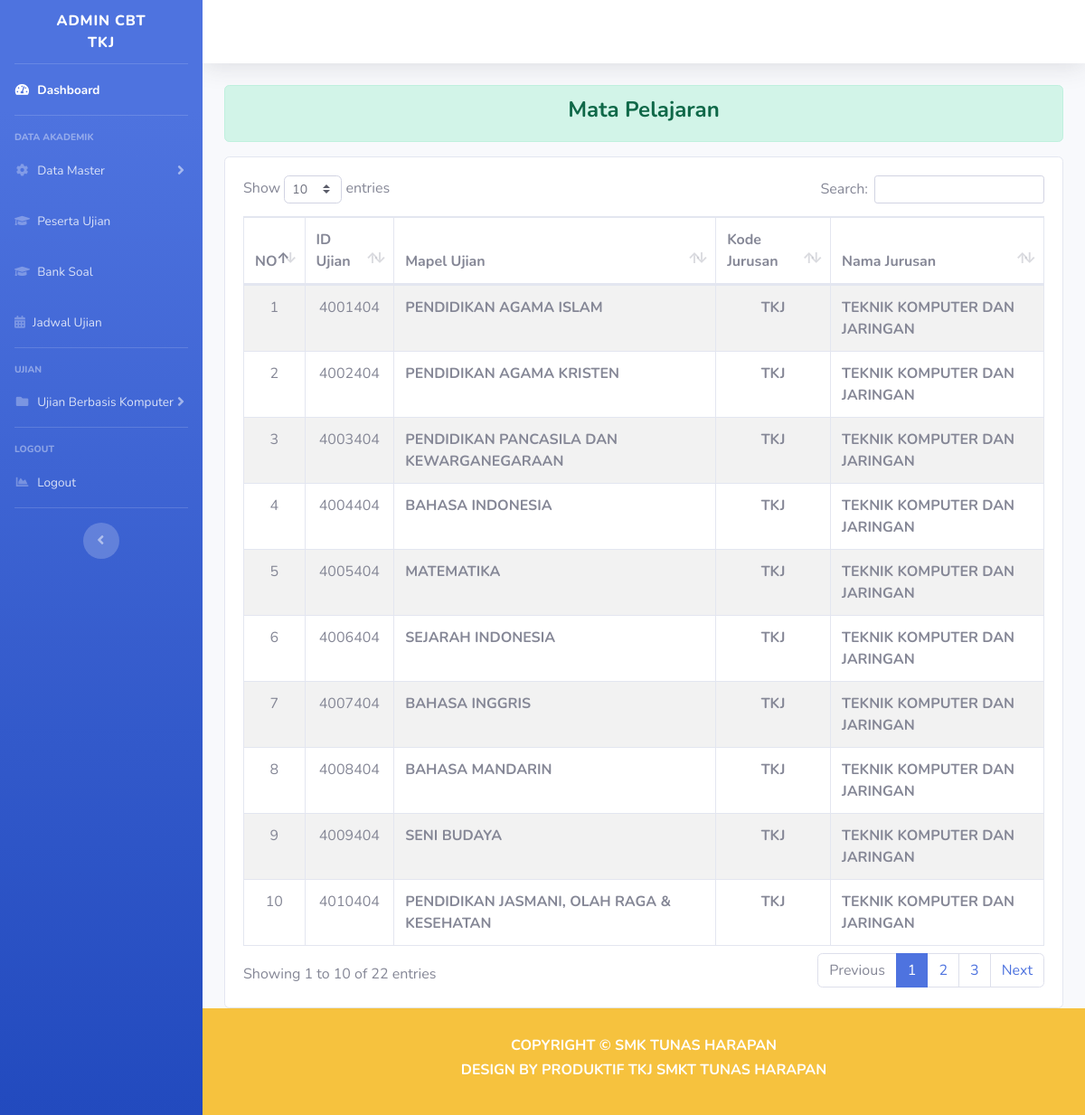
Page /index.php/dashboard_tkj/mata_pelajaran on the committed database.
### tables this page shows
CREATE TABLE `a_mapel` (
  `id_mapel` int(18) NOT NULL,
  `nama_mapel` varchar(255) NOT NULL,
  `jurusan` varchar(16) NOT NULL
);

CREATE TABLE `a_jurusan` (
  `id` int(11) NOT NULL,
  `kode` varchar(8) NOT NULL,
  `jurusan` varchar(128) NOT NULL
);

### application/controllers/Dashboard_tkj.php (called while the page is built, shortened)
<?php
class Dashboard_tkj extends CI_Controller
{
    function __construct()
    {
        $this->load->model('Model_jurusan');
    }
    public function mata_pelajaran()
    {
        $isi['mapel'] = $this->Model_mapel->dataMapelTKJ();
        $isi['content'] = 'TKJ/tampilan_mata_pelajaran';
        $this->load->view('TKJ/templates/header');
        $this->load->view('TKJ/tampilan_dashboard', $isi);
        $this->load->view('TKJ/templates/footer');
    }
}

### index.php (called while the page is built, shortened)
<?php
require_once BASEPATH.'core/CodeIgniter.php';

### application/models/Model_mapel.php (called while the page is built, shortened)
<?php
class Model_mapel extends CI_Model
{
    public function dataMapelTKJ()
    {
        $sql = "SELECT a_mapel.*,a_jurusan.jurusan AS nama_jurusan FROM `a_mapel`
                INNER JOIN a_jurusan
                ON a_mapel.jurusan=a_jurusan.kode
                WHERE a_mapel.jurusan='TKJ';";
        $query = $this->db->query($sql);
        return $query->result_array();
    }
}

### application/views/TKJ/tampilan_mata_pelajaran.php (the view)
<div class="alert alert-success" role="alert">
    <h4 class="text-center font-weight-bold">Mata Pelajaran</h4>
</div>
<div class="row mt-2">
    <div class="col-md">
        <div class="card">
            <div class="card-body">
                <div class="table-responsive">
                    <table class="table table-striped table-bordered" id="dataTable" width="100%" cellspacing="0">
                        <thead>
                            <tr>
                                <th>NO</th>
                                <th>ID Ujian</th>
                                <th>Mapel Ujian</th>
                                <th>Kode Jurusan</th>
                                <th>Nama Jurusan</th>
                            </tr>
                        </thead>
                        <tbody>
                            <tr>
                                <?php
                                $no = 1;
                                foreach ($mapel as $row) {
                                ?>
                                    <td class="text-center"><?= $no++ ?></td>
                                    <td class="text-center"><?= $row['id_mapel'] ?></td>
                                    <td class="font-weight-bold "><?= $row['nama_mapel'] ?></td>
                                    <td class="font-weight-bold text-center"><?= $row['jurusan'] ?></td>
                                    <td class="font-weight-bold "><?= $row['nama_jurusan'] ?></td>
                            </tr>
                        <?php } ?>
                        </tbody>
                    </table>
                </div>
            </div>
        </div>
    </div>
</div>

### rows in the picture
a_mapel: id_mapel "4001404", nama_mapel "PENDIDIKAN AGAMA ISLAM", jurusan "TKJ", a_jurusan.jurusan "TEKNIK KOMPUTER DAN JARINGAN"
a_mapel: id_mapel "4002404", nama_mapel "PENDIDIKAN AGAMA KRISTEN", jurusan "TKJ", a_jurusan.jurusan "TEKNIK KOMPUTER DAN JARINGAN"
a_mapel: id_mapel "4003404", nama_mapel "PENDIDIKAN PANCASILA DAN KEWARGANEGARAAN", jurusan "TKJ", a_jurusan.jurusan "TEKNIK KOMPUTER DAN JARINGAN"
a_mapel: id_mapel "4004404", nama_mapel "BAHASA INDONESIA", jurusan "TKJ", a_jurusan.jurusan "TEKNIK KOMPUTER DAN JARINGAN"
a_mapel: id_mapel "4005404", nama_mapel "MATEMATIKA", jurusan "TKJ", a_jurusan.jurusan "TEKNIK KOMPUTER DAN JARINGAN"
a_mapel: id_mapel "4006404", nama_mapel "SEJARAH INDONESIA", jurusan "TKJ", a_jurusan.jurusan "TEKNIK KOMPUTER DAN JARINGAN"
a_mapel: id_mapel "4007404", nama_mapel "BAHASA INGGRIS", jurusan "TKJ", a_jurusan.jurusan "TEKNIK KOMPUTER DAN JARINGAN"
a_mapel: id_mapel "4008404", nama_mapel "BAHASA MANDARIN", jurusan "TKJ", a_jurusan.jurusan "TEKNIK KOMPUTER DAN JARINGAN"
a_mapel: id_mapel "4009404", nama_mapel "SENI BUDAYA", jurusan "TKJ", a_jurusan.jurusan "TEKNIK KOMPUTER DAN JARINGAN"
a_mapel: id_mapel "4010404", nama_mapel "PENDIDIKAN JASMANI, OLAH RAGA & KESEHATAN", jurusan "TKJ", a_jurusan.jurusan "TEKNIK KOMPUTER DAN JARINGAN"
